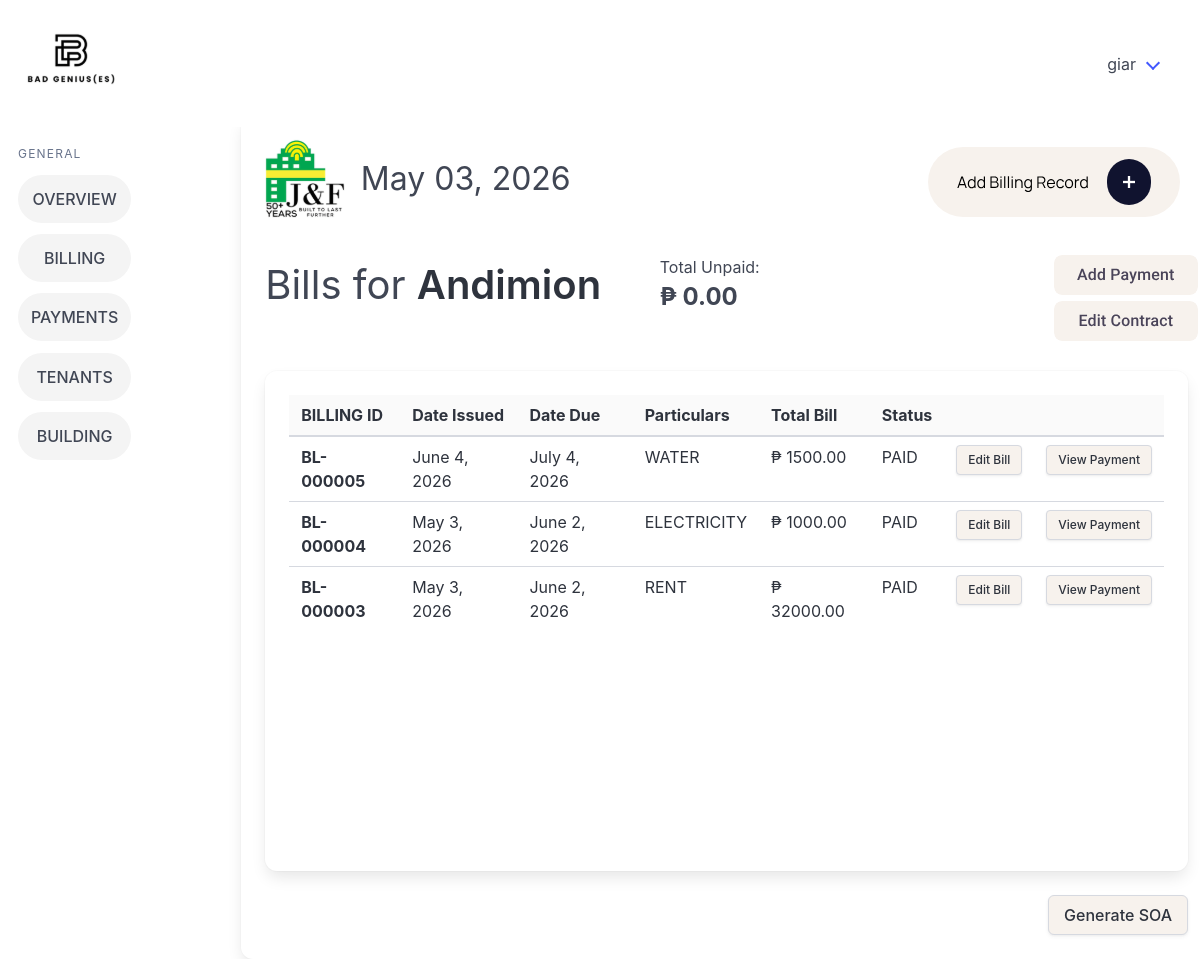
Screenshot of /view_bills/2/ (signed in) with the database file from the repository.
### billingApp/models.py (models this page shows, shortened)
class Tenant(models.Model):
    companyName = models.CharField(max_length=100, null=True, blank=True)
    contactPerson = models.CharField(max_length=100)
    phoneNumber = models.CharField(max_length=12)
    email = models.CharField(max_length=50)
    carryover_balance = models.DecimalField(max_digits=12, decimal_places=2, default=Decimal('0.00'))
    modified_by = models.ForeignKey("Account", on_delete=models.SET_NULL, null=True, blank=True, related_name="+")
    modified_at = models.DateTimeField(auto_now=True, null=True, blank=True)
    objects = models.Manager

class BillingRecord(models.Model):
    tenant = models.ForeignKey(Tenant, on_delete=models.CASCADE)
    lease = models.ForeignKey(Lease, on_delete=models.CASCADE)
    modified_by = models.ForeignKey("Account", on_delete=models.SET_NULL, null=True, blank=True, related_name="+")
    modified_at = models.DateTimeField(auto_now=True, null=True, blank=True)
    dateIssued = models.DateField()
    dateDue = models.DateField(null=True, blank=True)
    RENT = 'RENT'
    ELECTRICITY = 'ELECTRICITY'
    WATER = 'WATER'
    BILLING_CHOICES = [
        (RENT, 'Rent'),
        (ELECTRICITY, 'Electricity'),
        (WATER, 'Water'),
    ]
    billingFor = models.CharField(max_length=20, choices=BILLING_CHOICES)
    amountDue = models.DecimalField(max_digits=12, decimal_places=2)
    penaltyFee = models.DecimalField(max_digits=12, decimal_places=2, null=True, blank=True)
    STATUS_UNPAID = "UNPAID"
    STATUS_UNDERPAID = "UNDERPAID"
    STATUS_PAID = "PAID"
    STATUS_OVERPAID = "OVERPAID"
    STATUS_OVERDUE = "OVERDUE"
    STATUS_CHOICES = [
        (STATUS_UNPAID, "Unpaid"),
        (STATUS_UNDERPAID, "Underpaid"),
        (STATUS_PAID, "Paid"),
        (STATUS_OVERPAID, "Overpaid"),
        (STATUS_OVERDUE, "Overdue"),
    ]
    status = models.CharField(
        max_length=10,
        choices=STATUS_CHOICES,
        default=STATUS_UNPAID
    )
    balance = models.DecimalField(
        max_digits=12,
        decimal_places=2,
        null=True,
        blank=True
    )
    carryoverAdjustment = models.DecimalField(
        max_digits=12,
        decimal_places=2,
        default=Decimal("0.00")
    )
    def billing_number(self):
        if self.pk:
            return f"BL-{self.pk:06d}"

### billingApp/views.py (the view)
# urls.py: path('view_bills/<int:pk>/', views.view_bills, name='view_bills'),
@login_required
def view_bills(request, pk):
    tenant = get_object_or_404(Tenant, pk=pk)
    mark_carryover_bills_as_paid_if_settled(tenant)
    bills = BillingRecord.objects.filter(
        tenant=tenant
    ).order_by("-id")
    payments = Payment.objects.filter(
        tenantID=tenant
    )
    total_unpaid_balance = Decimal("0.00")
    carryover_balance = money(tenant.carryover_balance)
    carryover_type = None
    carryover_amount = Decimal("0.00")
    carryover_message = None
    if carryover_balance > Decimal("0.00"):
        carryover_type = "OVERPAYMENT"
        carryover_amount = carryover_balance
        carryover_message = f"Tenant has an overpayment credit of ₱ {carryover_amount:,.2f}. This will be deducted from the next bill."
    elif carryover_balance < Decimal("0.00"):
        carryover_type = "UNDERPAYMENT"
        carryover_amount = abs(carryover_balance)
        carryover_message = f"Tenant has an underpayment balance of ₱ {carryover_amount:,.2f}. This will be added to the next bill."
    if not (tenant.companyName or "").strip():
        tenant.companyName_display = tenant.contactPerson
    else:
        tenant.companyName_display = tenant.companyName
    for b in bills:
        b.payment = Payment.objects.filter(billingID=b).order_by("-id").first()
        total_bill = get_bill_total_due(b)
        b.total_bill_display = f"{total_bill:,.2f}"
        if b.status == BillingRecord.STATUS_UNPAID:
            b.balance_display = f"{total_bill:,.2f}"
            total_unpaid_balance += total_bill
        else:
            b.balance_display = "0.00"
    has_active_lease = Lease.objects.filter(
        tenantName=tenant,
        pastLease=False
    ).exists()
    active_lease = Lease.objects.filter(
        tenantName=tenant,
        pastLease=False
    ).first()
    date_today = get_date_today()
    return render(
        request,
        "billingApp/view_bills.html",
        {
            "tenant": tenant,
            "bills": bills,
            "payments": payments,
            "has_active_lease": has_active_lease,
            "active_lease": active_lease,
            "date_today": date_today,
            "total_unpaid_balance": f"{total_unpaid_balance:,.2f}",
            "carryover_type": carryover_type,
            "carryover_amount": f"{carryover_amount:,.2f}",
            "carryover_message": carryover_message,
        },
    )

### billingApp/views.py (called while the page is built)
def money(value):
    return (value or Decimal("0.00")).quantize(Decimal("0.01"), rounding=ROUND_HALF_UP)

def get_bill_total_due(bill):
    return money(bill.amountDue) + money(bill.penaltyFee)

def mark_carryover_bills_as_paid_if_settled(tenant):
    tenant.refresh_from_db()
    if money(tenant.carryover_balance) != Decimal("0.00"):
        return
    BillingRecord.objects.filter(
        tenant=tenant,
        status__in=[
            BillingRecord.STATUS_UNDERPAID,
            BillingRecord.STATUS_OVERPAID,
        ],
    ).update(
        status=BillingRecord.STATUS_PAID,
        balance=Decimal("0.00"),
    )

def get_date_today():
    from datetime import datetime
    return datetime.now().strftime("%B %d, %Y")

### billingApp/templates/billingApp/view_bills.html (shortened to what this page needs)
{% extends 'billingApp/base.html' %} {% load static %} {% block content %}
<a href="{% url 'add_bill' pk=tenant.id %}" class="p-5">
</a>
</div>
<div class="columns">
  <div class="column">
    <h1 class="is-size-2">
      Bills for
      <strong>{{tenant.companyName_display}}</strong>
    </h1>
  </div>
  <div class="column">
    <p class="is-size-6">Total Unpaid:</p>
    <h2 class="is-size-4 has-text-weight-bold">₱ {{ total_unpaid_balance }}</h2>
  </div>
  <div class="column is-2">
    <a href="{% url 'add_payment' pk=tenant.pk %}">
    </a>
    {% if active_lease %}
    <a href="{% url 'renew_lease' pk=active_lease.pk %}" class="renew-lease-button">
    {% else %}
    <span class="renew-lease-button">
    {% endif %}
    {% if active_lease %}
    </a>
    {% else %}
    </span>
    {% endif %}
  </div>
</div>
<div class="card card3">
  <div class="card-content">
    <div style="overflow: auto; max-height: 400px">
      <table class="table is-fullwidth">
        <thead>
          <tr>
            <th>BILLING ID</th>
            <th>Date Issued</th>
            <th>Date Due</th>
            <th>Particulars</th>
            <th>Total Bill</th>
            <th>Status</th>
            <th></th>
            <th></th>
          </tr>
        </thead>
        <tbody>
          {% for b in bills %}
          <tr>
            <th scope="row">{{ b.billing_number }}</th>
            <td>{{ b.dateIssued }}</td>
            <td>{{ b.dateDue }}</td>
            <td>{{ b.billingFor }}</td>
            {% if b.balance != 0 %}
              <td>₱ {{ b.balance }}</td>
            {% else %}
              <td>₱ {{ b.amountDue }}</td>
            {% endif %}
            <td>{{ b.status }}</td>
            <td>
              <a href="{% url 'edit_bill' pk=b.pk %}" class="button is-small" style="background-color: #f7f2ed">
                Edit Bill
              </a>
            </td>
            <td>
              {% if b.payment %}
              <a
                href="{% url 'payment_details' pk=b.payment.pk %}"
                class="button is-small"
                style="background-color: #f7f2ed"
              >
                View Payment
              </a>
              {% else %}
              <a href="{% url 'add_penalty' pk=b.id %}" class="button is-small is-danger">
                Add Penalty
              </a>
              {% endif %}
            </td>
          </tr>
          {% endfor %}
        </tbody>
      </table>
    </div>
  </div>
</div>
<div class="columns">
  <div class="column has-text-right">
    {% if has_active_lease %}
    <a href="{% url 'soa' pk=tenant.id %}" class="button" style="background-color: #f7f2ed">Generate SOA</a>
    {% else %}
    <button class="button" style="background-color: #f7f2ed" disabled>Generate SOA</button>
    {% endif %}
  </div>
</div>
{% endblock %}

### billingApp/templates/billingApp/base.html (shortened to what this page needs)
{% load static %}
<!doctype html>
<html lang="en">
  <head>
    <link rel="stylesheet" href="{% static 'billingApp/css/style.css' %}" />
    <link rel="stylesheet" href="https://cdn.jsdelivr.net/npm/bulma@1.0.4/css/bulma.min.css" />
  </head>
  <body>
    <nav class="navbar p-5" role="navigation" aria-label="main navigation">
      <div class="navbar-brand">
        <a class="" href="{% url 'home_page' %}">
        </a>
      </div>
      <div id="navbarBasicExample" class="navbar-menu">
        <div class="navbar-end">
          <div class="navbar-item has-dropdown is-hoverable">
            <a class="navbar-link">{{ user.username }}</a>
          </div>
        </div>
      </div>
    </nav>
    <div class="columns">
      <aside class="menu">
        <p class="menu-label">General</p>
        <ul class="menu-list">
          <li><a href="{% url 'home_page' %}" class="sidebarItems button is-light is-rounded is-fullwidth">OVERVIEW</a></li>
          <li><a href="{% url 'billing_records_main' %}" class="sidebarItems button is-light is-rounded is-fullwidth">BILLING</a></li>
          <li><a href="{% url 'payments_main' %}" class="sidebarItems button is-light is-rounded is-fullwidth">PAYMENTS</a></li>
          <li><a href="{% url 'tenants_main' %}" class="sidebarItems button is-light is-rounded is-fullwidth">TENANTS</a></li>
          <li><a href="{% url 'buildings_main' %}" class="sidebarItems button is-light is-rounded is-fullwidth">BUILDING</a></li>
        </ul>
      </aside>
      {% block logo %}
      <div class="card card1">
        <div class="card-content">
          <div class="columns is-4">
            <div class="column is-1">
            </div>
            <div class="column">
              <h1 class="is-size-3 pt-4 pl-4">{{ date_today }}</h1>
            </div>
    {% endblock %} {% block content %} {% endblock %}
  </body>
</html>

### billingApp/static/billingApp/css/style.css (style rules this page uses)
.menu { position: sticky; display: inline-block; vertical-align: top; max-height: 100vh; overflow-y: auto; width: 200px; top: 0; bottom: 0; padding: 30px; }
.menu .menu-list li { margin-bottom: 0.7rem; }
.menu .menu-list li a { padding: 0.75rem 0.9rem; }
.card1 { margin-left: 80px !important; width: 1200px !important; }
.card3 { min-height: 500px !important; }
thead { background-color: #fafafa !important; }
.sidebarItems { background-color: #f4f4f4 !important; }

### rows the page displays
Tenant: companyName_display "Andimion"
BillingRecord: billing_number "BL-000005", dateIssued "June 4, 2026", dateDue "July 4, 2026", billingFor "WATER", amountDue "1500.00", status "PAID", shows "View Payment"
BillingRecord: billing_number "BL-000004", dateIssued "May 3, 2026", dateDue "June 2, 2026", billingFor "ELECTRICITY", amountDue "1000.00", status "PAID", shows "View Payment"
BillingRecord: billing_number "BL-000003", dateIssued "May 3, 2026", dateDue "June 2, 2026", billingFor "RENT", amountDue "32000.00", status "PAID", shows "View Payment"

### other values shown
{{ user.username }} "giar"
{{ date_today }} "May 03, 2026"
{{ total_unpaid_balance }} "0.00"
